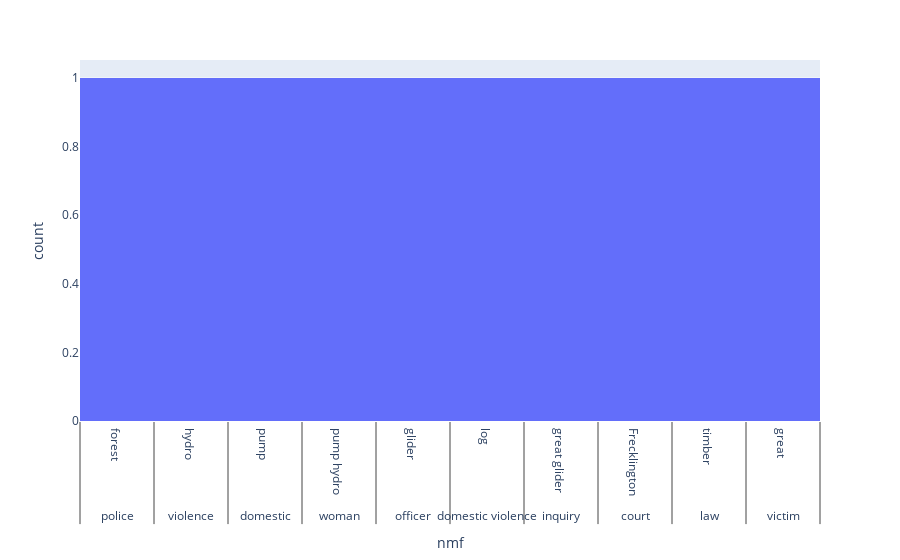

Write notebook code for a chart like this one.
### Code cell
px.histogram(terms_df, x = "nmf")

### Figure 1 — Plotly figure (JSON) as saved in the notebook; plotly's stock layout.template omitted (floating-point values rounded to 4 significant figures; data arrays with more than 128 entries replaced by an {"elided": "..."} marker saying what was removed)
{"data": [{"alignmentgroup": "True", "bingroup": "x", "hovertemplate": "nmf=%{x}<br>count=%{y}<extra></extra>", "legendgroup": "", "marker": {"color": "#636efa", "pattern": {"shape": ""}}, "name": "", "offsetgroup": "", "orientation": "v", "showlegend": false, "type": "histogram", "x": {"elided": "1063x10 str values"}, "xaxis": "x", "yaxis": "y"}], "layout": {"barmode": "relative", "legend": {"tracegroupgap": 0}, "margin": {"t": 60}, "xaxis": {"anchor": "y", "domain": [0, 1], "title": {"text": "nmf"}}, "yaxis": {"anchor": "x", "domain": [0, 1], "title": {"text": "count"}}}}
